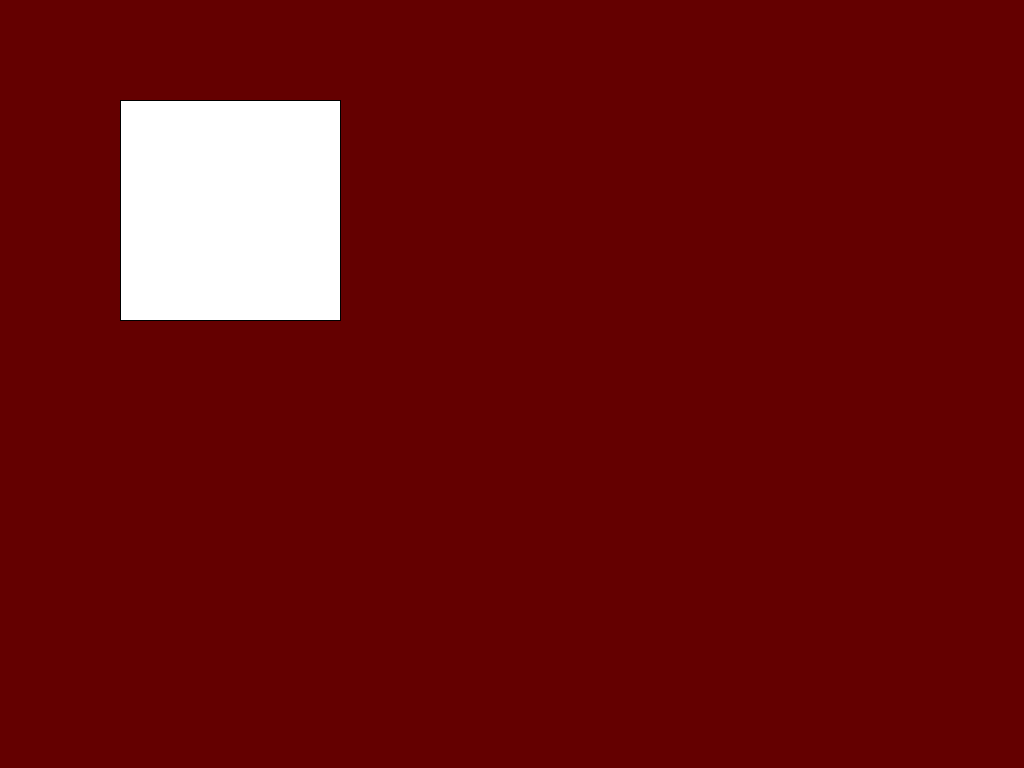
Frame 1 (no input)
Frame 60 (the mouse pressed at the canvas centre just before this capture): identical to frame 1, image omitted
Frame 120 (the mouse held since frame 60 and released just before this capture): identical to frame 1, image omitted

The Processing sketch that drew this single still picture (run headless with seeded random() and noise(); from frame 60 on, the mouse is pressed at the canvas centre):

// Processing sketch: Frames
// ── Frames.pde
// Definir variáveis
boolean frame = false;
int corQ = 255;

// Definir a janela do projeto
void setup() {
  size(1024, 768);
  background(100, 0, 0);
}

// Draw - Atualiza sempre no projeto
void draw() {
  update(); // Chama o Update CONSTANTEMENTE
  fill(corQ); // Isso aqui vai ser útil no update.
  
  /* Essa parte do código serve para alternar a posição do quadrado no cenário.
  O uso do background repetidamente é pra dar a "ilusão de movimento", sendo
  que na verdade, não há. */
  if (frame == true) {
    background(100, 0, 0);
    square(120, 400, 220);
  }
  else {
    background(100, 0, 0);
    square(120, 100, 220);
  }
}

// VOID UPDATE! Alterna a cor do quadrado.
void update() {
  if (frame == true) {
    corQ = 49;
  }
  else {
    corQ = 255;
  }
}

/* Controle do projeto 

Sempre que QUALQUER tecla for pressionada, ele vai trocar a boolean frame,
que é usada nos códigos de troca de "posição" e cor. */
void keyPressed() {
  if (frame == false) {
    frame = true;
    print(frame);
  }
  else {
    frame = false;
    print(frame);
  }
  /*  PS: Você pode usar isso dentro do void keyPressed() para especificar qual
  tecla será usada! Nesse caso, é a tecla S. Para saber de outras teclas, procure
  por "Java KeyCodes" no Google!!!
  if (keyCode == 83) {
    if (frame == false) {
      frame = true;
      print(frame);
    }
    else {
      frame = false;
      print(frame);
    }
  }
  */
}
